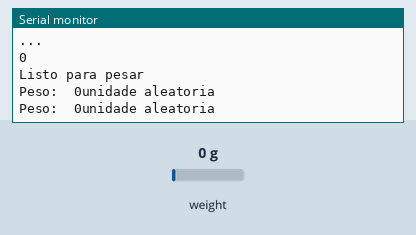
Bench run of a sketch on a simulated Arduino Uno, built with avr-gcc and run on an emulated ATmega328P. Shown: the last lines printed to the serial monitor. The inputs (shaded band) are chosen by the test bench; at power-on: weight on the scale 0 g.

Above: at 4.3 s.
4.4 s: weight on the scale set to 100 g
At 4.9 s:
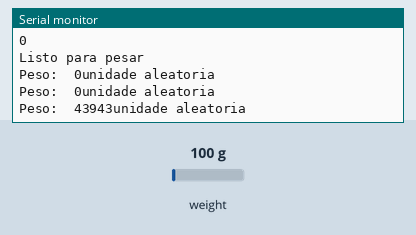
5.9 s: weight on the scale set to 1250 g
At 6.5 s:
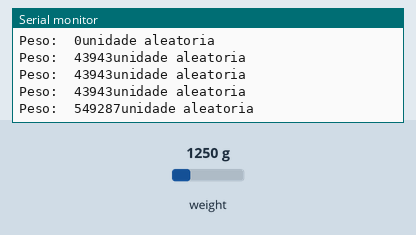
Timing chart, 0 to 8.9 s (numbered marks = the images above; inputs shaded):
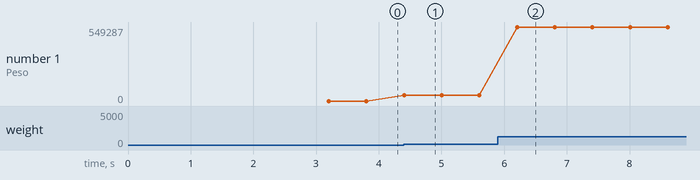

Measured:
- after the input at 4.4 s, the serial monitor: prints a new line at once (image 1)
- after the input at 5.9 s, the serial monitor: prints a new line after 0.31 s (image 2)
- plotted number 1: 0 → 43943 after the input at 4.4 s, 43943 → 549287 after the input at 5.9 s

The sketch:

celula_de_carga.ino
```cpp
#include <HX711.h>

#define DOUT  A2
#define CLK  A1

HX711 balanza(DOUT, CLK);
long zero;
void setup() {
Serial.begin(9600);
  Serial.print("Lectura del valor del ADC:\t");
  Serial.println(balanza.read());
  Serial.println("No ponga ningun  objeto sobre la balanza");
  Serial.println("Destarando...");
  Serial.println("...");
  int i;
  zero = 0;
  for (i=0;i<10;i++){
    zero += balanza.read();
    }
    Serial.println(zero);
  zero = zero / 10;
  balanza.set_scale(439430.25); // Establecemos la escala
  balanza.tare(20);  //El peso actual es considerado Tara.

  Serial.println("Listo para pesar");
}

void loop() {
  long peso = balanza.read();

  Serial.print("Peso:\t");
  Serial.print(peso-zero);
  Serial.println("unidade aleatoria");
  delay(500);
}
```
